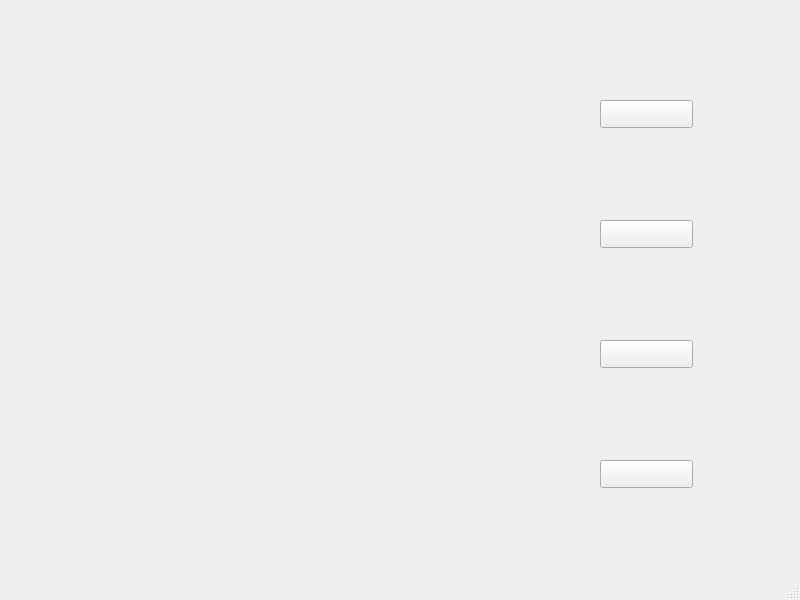
<?xml version="1.0" encoding="UTF-8"?>
<ui version="4.0">
 <class>HouseWindow</class>
 <widget class="QMainWindow" name="HouseWindow">
  <property name="geometry">
   <rect>
    <x>0</x>
    <y>0</y>
    <width>800</width>
    <height>600</height>
   </rect>
  </property>
  <property name="windowTitle">
   <string>MainWindow</string>
  </property>
  <widget class="QWidget" name="centralwidget">
   <property name="styleSheet">
    <string notr="true">#centralwidget{
border-image: url(:/image/room/房间主背景.jpg);
}</string>
   </property>
   <widget class="QWidget" name="ledWidgt_1" native="true">
    <property name="geometry">
     <rect>
      <x>620</x>
      <y>40</y>
      <width>51</width>
      <height>51</height>
     </rect>
    </property>
    <property name="styleSheet">
     <string notr="true">border-image: url(:/image/room/closeled_ico.png);</string>
    </property>
   </widget>
   <widget class="QWidget" name="ledwidget_2" native="true">
    <property name="geometry">
     <rect>
      <x>620</x>
      <y>160</y>
      <width>51</width>
      <height>51</height>
     </rect>
    </property>
    <property name="styleSheet">
     <string notr="true">border-image: url(:/image/room/closeled_ico.png);</string>
    </property>
   </widget>
   <widget class="QWidget" name="funwidget" native="true">
    <property name="geometry">
     <rect>
      <x>620</x>
      <y>280</y>
      <width>51</width>
      <height>51</height>
     </rect>
    </property>
    <property name="styleSheet">
     <string notr="true">border-image: url(:/image/room/closefan_ico.png);</string>
    </property>
   </widget>
   <widget class="QWidget" name="doorwidget" native="true">
    <property name="geometry">
     <rect>
      <x>620</x>
      <y>400</y>
      <width>51</width>
      <height>51</height>
     </rect>
    </property>
    <property name="styleSheet">
     <string notr="true">border-image: url(:/image/room/closedoor_ico.png);</string>
    </property>
   </widget>
   <widget class="QPushButton" name="ledPushButton_1">
    <property name="geometry">
     <rect>
      <x>600</x>
      <y>100</y>
      <width>93</width>
      <height>28</height>
     </rect>
    </property>
    <property name="styleSheet">
     <string notr="true">border-image: url(:/image/room/OFF.png);</string>
    </property>
    <property name="text">
     <string/>
    </property>
    <property name="checkable">
     <bool>true</bool>
    </property>
   </widget>
   <widget class="QPushButton" name="ledPushButton_2">
    <property name="geometry">
     <rect>
      <x>600</x>
      <y>220</y>
      <width>93</width>
      <height>28</height>
     </rect>
    </property>
    <property name="styleSheet">
     <string notr="true">border-image: url(:/image/room/OFF.png);</string>
    </property>
    <property name="text">
     <string/>
    </property>
    <property name="checkable">
     <bool>true</bool>
    </property>
   </widget>
   <widget class="QPushButton" name="funPushButton_3">
    <property name="geometry">
     <rect>
      <x>600</x>
      <y>340</y>
      <width>93</width>
      <height>28</height>
     </rect>
    </property>
    <property name="styleSheet">
     <string notr="true">border-image: url(:/image/room/OFF.png);</string>
    </property>
    <property name="text">
     <string/>
    </property>
    <property name="checkable">
     <bool>true</bool>
    </property>
   </widget>
   <widget class="QPushButton" name="doorPushButton_4">
    <property name="geometry">
     <rect>
      <x>600</x>
      <y>460</y>
      <width>93</width>
      <height>28</height>
     </rect>
    </property>
    <property name="styleSheet">
     <string notr="true">border-image: url(:/image/room/OFF.png);</string>
    </property>
    <property name="text">
     <string/>
    </property>
    <property name="checkable">
     <bool>true</bool>
    </property>
   </widget>
  </widget>
  <widget class="QMenuBar" name="menubar">
   <property name="geometry">
    <rect>
     <x>0</x>
     <y>0</y>
     <width>800</width>
     <height>26</height>
    </rect>
   </property>
  </widget>
  <widget class="QStatusBar" name="statusbar"/>
 </widget>
 <resources/>
 <connections/>
</ui>
